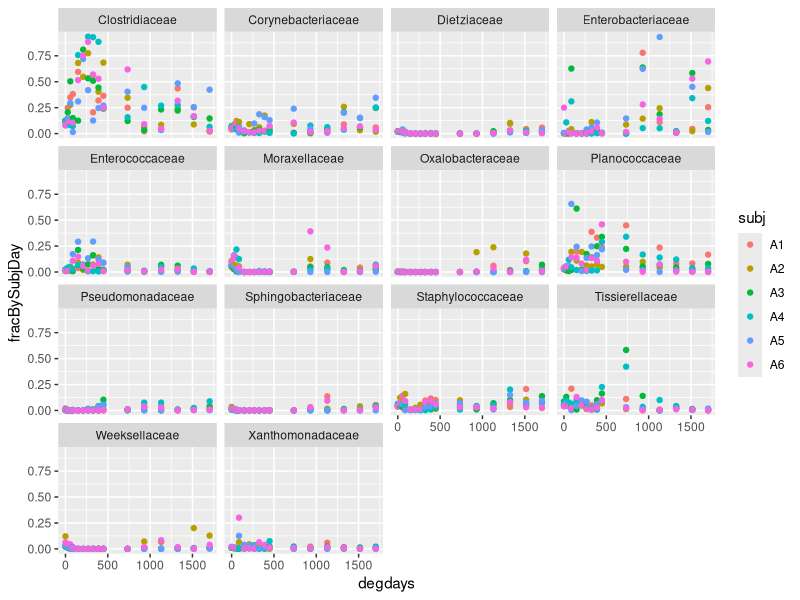
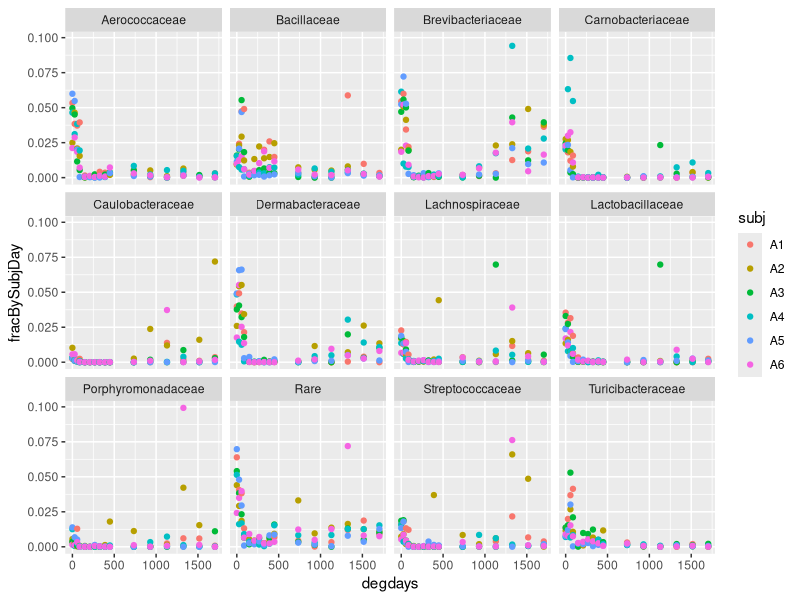
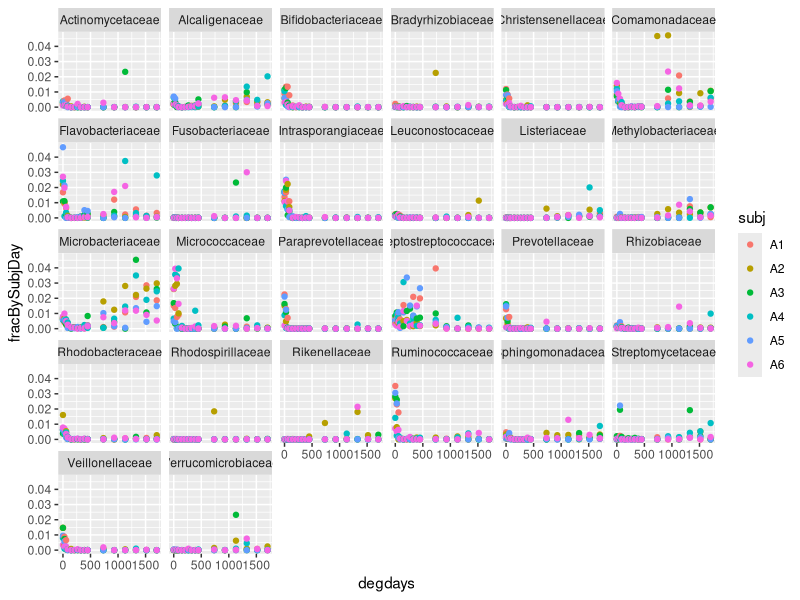
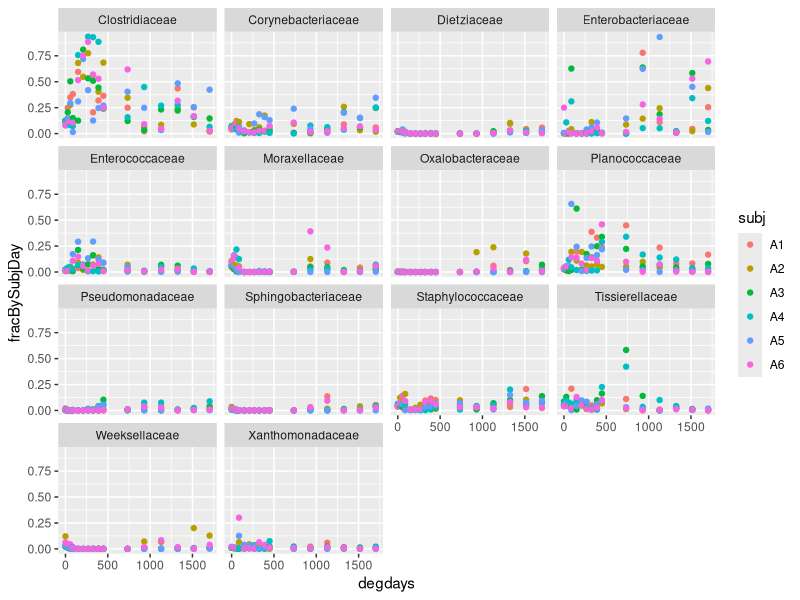
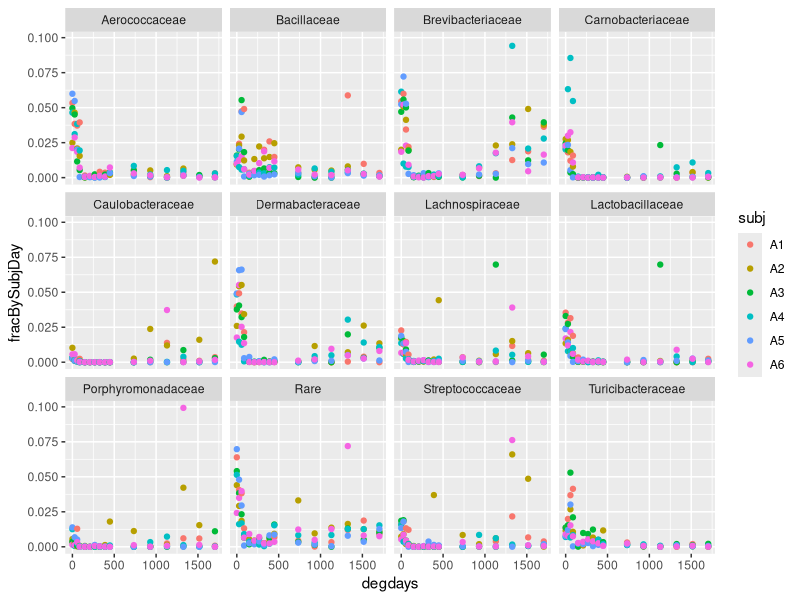
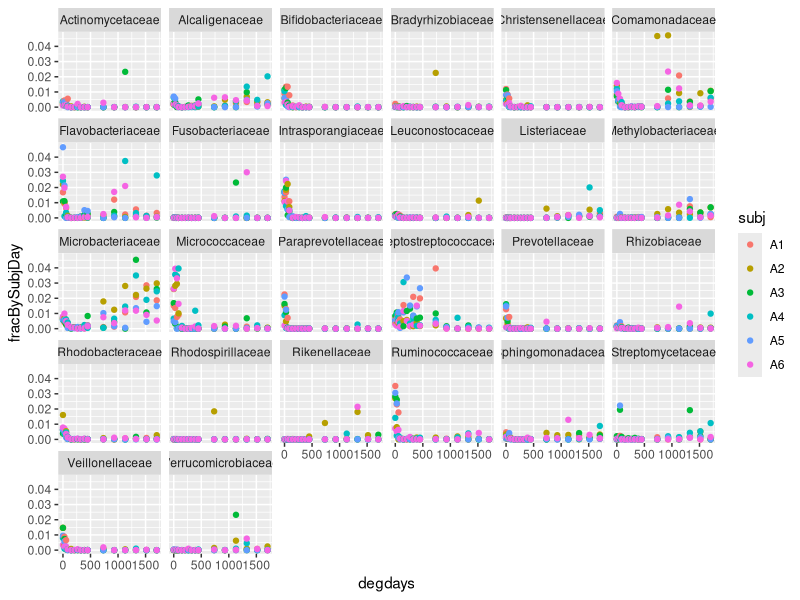

Write R code to recreate these figures, in order.
library("tidyverse")

## Using the dataset with the weird observations from subj. A3, day 40.
indivT <- read_csv("../with_weird_subjA3day40_families_massaged.csv")

freqtaxaT <- indivT %>%
  group_by(taxa) %>%
  summarize(maxFracBySubjDay=max(fracBySubjDay)) %>%
  arrange(desc(maxFracBySubjDay))


graph1T <- freqtaxaT %>%
  filter(maxFracBySubjDay >= 0.10) %>%
  left_join(indivT) %>%
  select(-maxFracBySubjDay)
ggplot(graph1T, aes(degdays, fracBySubjDay)) +
  geom_point(aes(color=subj)) +
  facet_wrap(~taxa)
ggsave("family_taxa_w_maxfrac_at_least_10perc.pdf")


graph2T <- freqtaxaT %>%
  filter((maxFracBySubjDay < 0.10) & (maxFracBySubjDay >= 0.05)) %>%
  left_join(indivT) %>%
  select(-maxFracBySubjDay)
ggplot(graph2T, aes(degdays, fracBySubjDay)) +
  geom_point(aes(color=subj)) +
  facet_wrap(~taxa)
ggsave("family_taxa_w_maxfrac_5-10perc.pdf")


graph3T <- freqtaxaT %>%
  filter(maxFracBySubjDay < 0.05) %>%
  left_join(indivT) %>%
  select(-maxFracBySubjDay)
ggplot(graph3T, aes(degdays, fracBySubjDay)) +
  geom_point(aes(color=subj)) +
  facet_wrap(~taxa)
ggsave("family_taxa_w_maxfrac_less_5perc.pdf")
